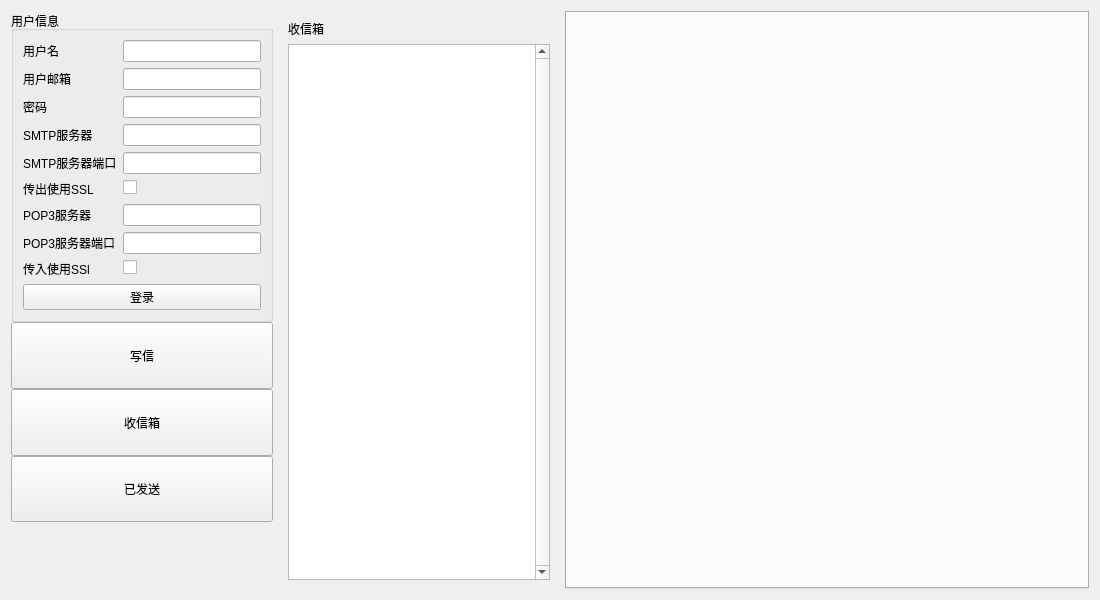
<?xml version="1.0" encoding="UTF-8"?>
<ui version="4.0">
 <class>MainWindows</class>
 <widget class="QWidget" name="MainWindows">
  <property name="geometry">
   <rect>
    <x>0</x>
    <y>0</y>
    <width>1100</width>
    <height>600</height>
   </rect>
  </property>
  <property name="windowTitle">
   <string>邮件客户端</string>
  </property>
  <layout class="QHBoxLayout" name="horizontalLayout_2">
   <item>
    <layout class="QHBoxLayout" name="mainHorizontalLayout" stretch="1,0,2">
     <item>
      <layout class="QVBoxLayout" name="leftVerticalLayout" stretch="0,0,0,0,0">
       <property name="spacing">
        <number>0</number>
       </property>
       <property name="sizeConstraint">
        <enum>QLayout::SetDefaultConstraint</enum>
       </property>
       <item>
        <widget class="QGroupBox" name="userInfoGroupBox">
         <property name="title">
          <string>用户信息</string>
         </property>
         <layout class="QVBoxLayout" name="verticalLayout">
          <item>
           <layout class="QVBoxLayout" name="userInfoVerticalLayout">
            <item>
             <layout class="QFormLayout" name="userInfoFormLayout">
              <item row="0" column="0">
               <widget class="QLabel" name="userNameLabel">
                <property name="text">
                 <string>用户名</string>
                </property>
               </widget>
              </item>
              <item row="1" column="0">
               <widget class="QLabel" name="userMailLabel">
                <property name="text">
                 <string>用户邮箱</string>
                </property>
               </widget>
              </item>
              <item row="2" column="0">
               <widget class="QLabel" name="passwordlabel">
                <property name="text">
                 <string>密码</string>
                </property>
               </widget>
              </item>
              <item row="3" column="0">
               <widget class="QLabel" name="label_2">
                <property name="text">
                 <string>SMTP服务器</string>
                </property>
               </widget>
              </item>
              <item row="4" column="0">
               <widget class="QLabel" name="label_3">
                <property name="text">
                 <string>SMTP服务器端口</string>
                </property>
               </widget>
              </item>
              <item row="6" column="0">
               <widget class="QLabel" name="label_4">
                <property name="text">
                 <string>POP3服务器</string>
                </property>
               </widget>
              </item>
              <item row="7" column="0">
               <widget class="QLabel" name="label">
                <property name="text">
                 <string>POP3服务器端口</string>
                </property>
               </widget>
              </item>
              <item row="8" column="0">
               <widget class="QLabel" name="label_5">
                <property name="text">
                 <string>传入使用SSl</string>
                </property>
               </widget>
              </item>
              <item row="5" column="0">
               <widget class="QLabel" name="label_6">
                <property name="text">
                 <string>传出使用SSL</string>
                </property>
               </widget>
              </item>
              <item row="7" column="1">
               <widget class="QLineEdit" name="pop3PortLineEdit"/>
              </item>
              <item row="6" column="1">
               <widget class="QLineEdit" name="pop3ServerLineEdit"/>
              </item>
              <item row="4" column="1">
               <widget class="QLineEdit" name="smtpPortLineEdit"/>
              </item>
              <item row="3" column="1">
               <widget class="QLineEdit" name="smtpServerLineEdit"/>
              </item>
              <item row="2" column="1">
               <widget class="QLineEdit" name="passwordLineEdit">
                <property name="echoMode">
                 <enum>QLineEdit::PasswordEchoOnEdit</enum>
                </property>
               </widget>
              </item>
              <item row="0" column="1">
               <widget class="QLineEdit" name="usernameLineEdit">
                <property name="sizePolicy">
                 <sizepolicy hsizetype="Preferred" vsizetype="Fixed">
                  <horstretch>0</horstretch>
                  <verstretch>0</verstretch>
                 </sizepolicy>
                </property>
                <property name="minimumSize">
                 <size>
                  <width>0</width>
                  <height>0</height>
                 </size>
                </property>
               </widget>
              </item>
              <item row="1" column="1">
               <widget class="QLineEdit" name="usermailLineEdit"/>
              </item>
              <item row="5" column="1">
               <widget class="QCheckBox" name="isSmtpsslCheckBox">
                <property name="text">
                 <string/>
                </property>
               </widget>
              </item>
              <item row="8" column="1">
               <widget class="QCheckBox" name="isPop3sslCheckBox">
                <property name="text">
                 <string/>
                </property>
               </widget>
              </item>
             </layout>
            </item>
            <item>
             <widget class="QPushButton" name="logInOutPushButton">
              <property name="text">
               <string>登录</string>
              </property>
             </widget>
            </item>
           </layout>
          </item>
         </layout>
        </widget>
       </item>
       <item>
        <widget class="QPushButton" name="writeEmailPushButton">
         <property name="enabled">
          <bool>true</bool>
         </property>
         <property name="sizePolicy">
          <sizepolicy hsizetype="Minimum" vsizetype="Expanding">
           <horstretch>0</horstretch>
           <verstretch>0</verstretch>
          </sizepolicy>
         </property>
         <property name="maximumSize">
          <size>
           <width>16777215</width>
           <height>70</height>
          </size>
         </property>
         <property name="text">
          <string>写信</string>
         </property>
        </widget>
       </item>
       <item>
        <widget class="QPushButton" name="inboxPushButton">
         <property name="sizePolicy">
          <sizepolicy hsizetype="Minimum" vsizetype="Expanding">
           <horstretch>0</horstretch>
           <verstretch>0</verstretch>
          </sizepolicy>
         </property>
         <property name="maximumSize">
          <size>
           <width>16777215</width>
           <height>70</height>
          </size>
         </property>
         <property name="text">
          <string>收信箱</string>
         </property>
        </widget>
       </item>
       <item>
        <widget class="QPushButton" name="sentboxPushButton">
         <property name="sizePolicy">
          <sizepolicy hsizetype="Minimum" vsizetype="Expanding">
           <horstretch>0</horstretch>
           <verstretch>0</verstretch>
          </sizepolicy>
         </property>
         <property name="maximumSize">
          <size>
           <width>16777215</width>
           <height>70</height>
          </size>
         </property>
         <property name="text">
          <string>已发送</string>
         </property>
        </widget>
       </item>
       <item>
        <spacer name="verticalSpacer">
         <property name="orientation">
          <enum>Qt::Vertical</enum>
         </property>
         <property name="sizeHint" stdset="0">
          <size>
           <width>20</width>
           <height>0</height>
          </size>
         </property>
        </spacer>
       </item>
      </layout>
     </item>
     <item>
      <widget class="QStackedWidget" name="mailBoxStackedWidget">
       <property name="sizePolicy">
        <sizepolicy hsizetype="Preferred" vsizetype="Preferred">
         <horstretch>0</horstretch>
         <verstretch>0</verstretch>
        </sizepolicy>
       </property>
       <property name="minimumSize">
        <size>
         <width>280</width>
         <height>0</height>
        </size>
       </property>
       <property name="maximumSize">
        <size>
         <width>320</width>
         <height>16777215</height>
        </size>
       </property>
       <property name="frameShadow">
        <enum>QFrame::Plain</enum>
       </property>
       <property name="currentIndex">
        <number>0</number>
       </property>
       <widget class="QWidget" name="inboxPage">
        <layout class="QVBoxLayout" name="verticalLayout_2">
         <item>
          <widget class="QLabel" name="label_7">
           <property name="text">
            <string>收信箱</string>
           </property>
          </widget>
         </item>
         <item>
          <widget class="QListWidget" name="inboxListWidget">
           <property name="verticalScrollBarPolicy">
            <enum>Qt::ScrollBarAlwaysOn</enum>
           </property>
           <property name="horizontalScrollBarPolicy">
            <enum>Qt::ScrollBarAlwaysOff</enum>
           </property>
          </widget>
         </item>
        </layout>
       </widget>
       <widget class="QWidget" name="sentboxPage">
        <layout class="QVBoxLayout" name="verticalLayout_3">
         <item>
          <widget class="QLabel" name="label_8">
           <property name="text">
            <string>已发送</string>
           </property>
          </widget>
         </item>
         <item>
          <widget class="QListWidget" name="sentboxListWidget">
           <property name="verticalScrollBarPolicy">
            <enum>Qt::ScrollBarAlwaysOn</enum>
           </property>
           <property name="horizontalScrollBarPolicy">
            <enum>Qt::ScrollBarAlwaysOff</enum>
           </property>
          </widget>
         </item>
        </layout>
       </widget>
      </widget>
     </item>
     <item>
      <widget class="QTabWidget" name="mailsTabWidget">
       <property name="minimumSize">
        <size>
         <width>350</width>
         <height>0</height>
        </size>
       </property>
       <property name="currentIndex">
        <number>-1</number>
       </property>
       <property name="tabsClosable">
        <bool>true</bool>
       </property>
       <property name="movable">
        <bool>true</bool>
       </property>
       <property name="tabBarAutoHide">
        <bool>false</bool>
       </property>
      </widget>
     </item>
    </layout>
   </item>
  </layout>
 </widget>
 <tabstops>
  <tabstop>usernameLineEdit</tabstop>
  <tabstop>usermailLineEdit</tabstop>
  <tabstop>passwordLineEdit</tabstop>
  <tabstop>smtpServerLineEdit</tabstop>
  <tabstop>smtpPortLineEdit</tabstop>
  <tabstop>isSmtpsslCheckBox</tabstop>
  <tabstop>pop3ServerLineEdit</tabstop>
  <tabstop>pop3PortLineEdit</tabstop>
  <tabstop>isPop3sslCheckBox</tabstop>
  <tabstop>logInOutPushButton</tabstop>
  <tabstop>writeEmailPushButton</tabstop>
  <tabstop>inboxPushButton</tabstop>
  <tabstop>sentboxPushButton</tabstop>
  <tabstop>mailsTabWidget</tabstop>
 </tabstops>
 <resources/>
 <connections/>
</ui>
